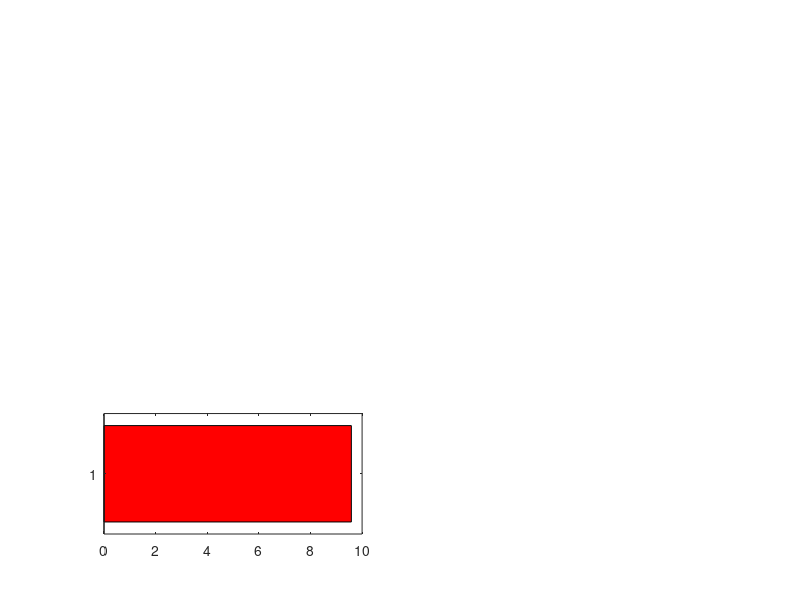

MATLAB code to generate this figure: (Note: this script raises an error after producing the figure.)


clear
clc

load param_ThrePert_SA0SB0_25pc_OR_mRNA.mat
load param_OR_RandParVal_mRNA.mat


SNB_OG = SNB(nrr,:);    % SN points for unperturbed models

%%%%%%%%%%%%%%%%%%%%%%%%%%%%%%%%%%%%%%%%%%%%%%%%%%%%%%%%%%%%%%%%%%%%%%%%%%%
% Analysis of the SN points for the direct perturbations

diff_OG_dir = SNB_OG-SNB_SB0ltSA0;

pc_moved_dir = diff_OG_dir.*100./SNB_OG;

avg_pc_moved_dir = mean(pc_moved_dir);


std_err_dir = std(pc_moved_dir) ./ sqrt(size(pc_moved_dir, 1));

custom_colors = ['r', 'g', 'b','yellow'];

figure(2)
subplot(3,2,5)
bar(avg_pc_moved_dir, 'FaceColor', 'flat');

for i = 1:numel(avg_pc_moved_dir)
    c = custom_colors(i);
    barh(i, avg_pc_moved_dir(i), 'FaceColor', c);
    hold on;
    errorbar(avg_pc_moved_dir(i), i, std_err_dir(i), 'horizontal', 'Color', 'k');
end

hold off;


% Reverse the x-axis
set(gca, 'XDir', 'reverse');

%%%%%%%%%%%%%%%%%%%%%%%%%%%%%%%%%%%%%%%%%%%%%%%%%%%%%%%%%%%%%%%%%%%%%%%%%%%
% Analysis of the SN points for the indirect perturbations

diff_OG_ind = SNB_OG-SNB_SA0ltSB0;

pc_moved_ind = diff_OG_ind.*100./SNB_OG;

avg_pc_moved_ind = mean(pc_moved_ind);


std_err_ind = std(pc_moved_ind) ./ sqrt(size(pc_moved_ind, 1));

subplot(3,2,6)
bar(avg_pc_moved_ind, 'FaceColor', 'flat');

for i = 1:numel(avg_pc_moved_ind)
    c = custom_colors(i);
    barh(i, avg_pc_moved_ind(i), 'FaceColor', c);
    hold on;
    errorbar(avg_pc_moved_ind(i), i, std_err_ind(i), 'horizontal', 'Color', 'k');
end

hold off;

% Reverse the x-axis
set(gca, 'XDir', 'reverse');
